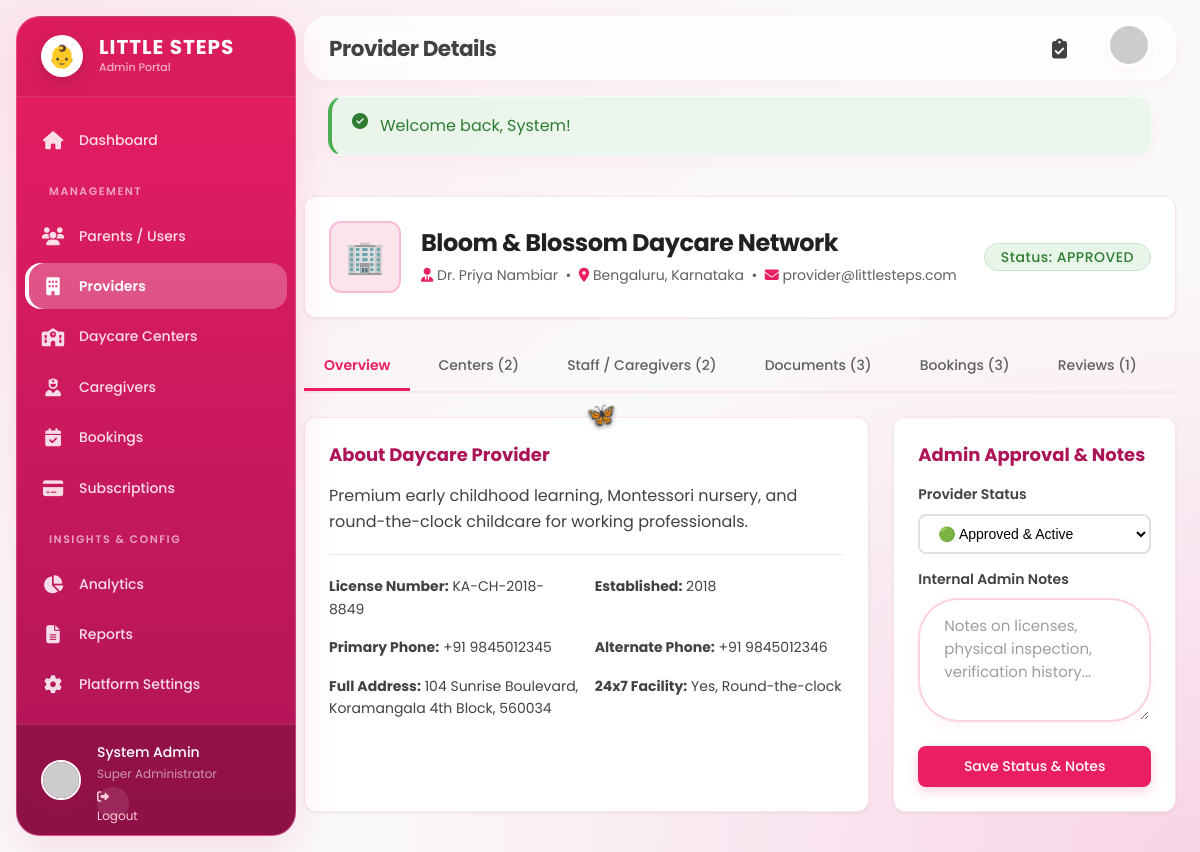
Page /admin/provider_view.php?id=1 (signed in) on the committed database.
### tables this page shows
CREATE TABLE `providers` (
  `id` bigint(20) UNSIGNED NOT NULL AUTO_INCREMENT,
  `business_name` varchar(100) NOT NULL,
  `owner_name` varchar(100) NOT NULL,
  `email` varchar(100) NOT NULL,
  `password` varchar(255) NOT NULL,
  `phone` varchar(20) NOT NULL,
  `alternate_phone` varchar(20) DEFAULT NULL,
  `address` text NOT NULL,
  `city` varchar(50) NOT NULL,
  `state` varchar(50) NOT NULL,
  `pincode` varchar(15) NOT NULL,
  `latitude` decimal(10,8) DEFAULT NULL,
  `longitude` decimal(11,8) DEFAULT NULL,
  `logo` varchar(255) DEFAULT NULL,
  `cover_image` varchar(255) DEFAULT NULL,
  `description` text DEFAULT NULL,
  `established_year` int(4) DEFAULT NULL,
  `license_number` varchar(50) DEFAULT NULL,
  `license_expiry` date DEFAULT NULL,
  `capacity_children` int(11) DEFAULT 0,
  `age_groups` json DEFAULT NULL,
  `operating_hours` varchar(255) DEFAULT NULL,
  `is_24x7` tinyint(1) NOT NULL DEFAULT 0,
  `pricing_hourly` decimal(10,2) DEFAULT NULL,
  `pricing_daily` decimal(10,2) DEFAULT NULL,
  `pricing_monthly` decimal(10,2) DEFAULT NULL,
  `facilities` json DEFAULT NULL,
  `safety_measures` json DEFAULT NULL,
  `certifications` json DEFAULT NULL,
  `rating` decimal(3,2) DEFAULT 0.00,
  `total_reviews` int(11) DEFAULT 0,
  `status` enum('pending','approved','rejected','suspended') NOT NULL DEFAULT 'pending',
  `is_active` tinyint(1) NOT NULL DEFAULT 1,
  `admin_notes` text DEFAULT NULL,
  `last_login` datetime DEFAULT NULL,
  `created_at` timestamp NOT NULL DEFAULT current_timestamp(),
  `updated_at` timestamp NOT NULL DEFAULT current_timestamp() ON UPDATE current_timestamp(),
  PRIMARY KEY (`id`),
  UNIQUE KEY `email` (`email`),
  KEY `status` (`status`),
  KEY `city` (`city`)
);

### admin/provider_view.php (the view, shortened to what this page needs)
<?php
require_once __DIR__ . '/../config/functions.php';
$providerId = isset($_GET['id']) ? (int)$_GET['id'] : 0;
$conn = getDBConnection();
$stmt = $conn->prepare("SELECT * FROM providers WHERE id = ?");
$stmt->bind_param("i", $providerId);
$stmt->execute();
$provider = $stmt->get_result()->fetch_assoc();
$cStmt = $conn->prepare("SELECT * FROM daycare_centers WHERE provider_id = ? ORDER BY created_at DESC");
$cStmt->bind_param("i", $providerId);
$cStmt->execute();
$centers = $cStmt->get_result()->fetch_all(MYSQLI_ASSOC);
$cgStmt = $conn->prepare("SELECT * FROM caregivers WHERE provider_id = ? ORDER BY created_at DESC");
$cgStmt->bind_param("i", $providerId);
$cgStmt->execute();
$caregivers = $cgStmt->get_result()->fetch_all(MYSQLI_ASSOC);
$dStmt = $conn->prepare("SELECT * FROM documents WHERE provider_id = ? ORDER BY created_at DESC");
$dStmt->bind_param("i", $providerId);
$dStmt->execute();
$documents = $dStmt->get_result()->fetch_all(MYSQLI_ASSOC);
$bStmt = $conn->prepare("
    SELECT b.*, u.first_name, u.last_name, c.name as center_name
    FROM bookings b
    JOIN daycare_centers c ON b.center_id = c.id
    JOIN users u ON b.user_id = u.id
    WHERE c.provider_id = ?
    ORDER BY b.created_at DESC LIMIT 10
");
$bStmt->bind_param("i", $providerId);
$bStmt->execute();
$bookings = $bStmt->get_result()->fetch_all(MYSQLI_ASSOC);
$rStmt = $conn->prepare("
    SELECT r.*, u.first_name, u.last_name, c.name as center_name
    FROM reviews r
    JOIN daycare_centers c ON r.center_id = c.id
    JOIN users u ON r.user_id = u.id
    WHERE c.provider_id = ?
    ORDER BY r.created_at DESC
");
$rStmt->bind_param("i", $providerId);
$rStmt->execute();
$reviews = $rStmt->get_result()->fetch_all(MYSQLI_ASSOC);
$activeTab = $_GET['tab'] ?? 'overview';
require_once __DIR__ . '/includes/header.php';
?>
<div class="detail-card" style="margin-bottom: 24px;">
    <div style="display: flex; align-items: center; justify-content: space-between; flex-wrap: wrap; gap: 16px;">
        <div style="display: flex; align-items: center; gap: 20px;">
            <div style="width: 72px; height: 72px; border-radius: 12px; background: var(--admin-light-pink); display: flex; align-items: center; justify-content: center; font-size: 32px; color: var(--admin-pink); border: 2px solid var(--admin-pastel-pink);">
                🏢
            </div>
            <div>
                <h2 style="margin: 0 0 6px 0; color: #212121; font-size: 24px;"><?= htmlspecialchars($provider['business_name']) ?></h2>
                <div style="color: #616161; font-size: 14px;">
                    <i class="fas fa-user-tie" style="color: var(--admin-pink);"></i> <?= htmlspecialchars($provider['owner_name']) ?> &nbsp;•&nbsp;
                    <i class="fas fa-map-marker-alt" style="color: var(--admin-pink);"></i> <?= htmlspecialchars($provider['city']) ?>, <?= htmlspecialchars($provider['state']) ?> &nbsp;•&nbsp;
                    <i class="fas fa-envelope" style="color: var(--admin-pink);"></i> <?= htmlspecialchars($provider['email']) ?>
                </div>
            </div>
        </div>
        <div style="display: flex; align-items: center; gap: 12px;">
            <span class="badge badge-<?= htmlspecialchars($provider['status']) ?>" style="font-size: 14px; padding: 6px 16px;">
                Status: <?= strtoupper(htmlspecialchars($provider['status'])) ?>
            </span>
        </div>
    </div>
</div>
<div class="admin-tabs">
    <a href="provider_view.php?id=<?= $providerId ?>&tab=overview" class="admin-tab <?= $activeTab === 'overview' ? 'active' : '' ?>">Overview</a>
    <a href="provider_view.php?id=<?= $providerId ?>&tab=centers" class="admin-tab <?= $activeTab === 'centers' ? 'active' : '' ?>">Centers (<?= count($centers) ?>)</a>
    <a href="provider_view.php?id=<?= $providerId ?>&tab=caregivers" class="admin-tab <?= $activeTab === 'caregivers' ? 'active' : '' ?>">Staff / Caregivers (<?= count($caregivers) ?>)</a>
    <a href="provider_view.php?id=<?= $providerId ?>&tab=documents" class="admin-tab <?= $activeTab === 'documents' ? 'active' : '' ?>">Documents (<?= count($documents) ?>)</a>
    <a href="provider_view.php?id=<?= $providerId ?>&tab=bookings" class="admin-tab <?= $activeTab === 'bookings' ? 'active' : '' ?>">Bookings (<?= count($bookings) ?>)</a>
    <a href="provider_view.php?id=<?= $providerId ?>&tab=reviews" class="admin-tab <?= $activeTab === 'reviews' ? 'active' : '' ?>">Reviews (<?= count($reviews) ?>)</a>
</div>
<?php if ($activeTab === 'overview'): ?>
    <div style="display: grid; grid-template-columns: 2fr 1fr; gap: 24px;">
        <div class="detail-card">
            <h3 style="margin: 0 0 16px 0; color: var(--admin-dark-pink); font-size: 18px;">About Daycare Provider</h3>
            <p style="line-height: 1.6; color: #424242;"><?= nl2br(htmlspecialchars($provider['description'] ?? 'No description provided.')) ?></p>
            <hr style="border: none; border-top: 1px solid var(--admin-light-pink); margin: 20px 0;">
            <div style="display: grid; grid-template-columns: 1fr 1fr; gap: 16px; font-size: 14px;">
                <div><strong>License Number:</strong> <?= htmlspecialchars($provider['license_number'] ?? 'Not provided') ?></div>
                <div><strong>Established:</strong> <?= htmlspecialchars($provider['established_year'] ?? 'N/A') ?></div>
                <div><strong>Primary Phone:</strong> <?= htmlspecialchars($provider['phone']) ?></div>
                <div><strong>Alternate Phone:</strong> <?= htmlspecialchars($provider['alternate_phone'] ?? 'None') ?></div>
                <div><strong>Full Address:</strong> <?= htmlspecialchars($provider['address']) ?>, <?= htmlspecialchars($provider['pincode']) ?></div>
                <div><strong>24x7 Facility:</strong> <?= $provider['is_24x7'] ? 'Yes, Round-the-clock' : 'Standard Daytime' ?></div>
            </div>
        </div>
        <div class="detail-card">
            <h3 style="margin: 0 0 16px 0; color: var(--admin-dark-pink); font-size: 18px;">Admin Approval & Notes</h3>
            <form method="POST">
                <div class="form-group" style="margin-bottom: 14px;">
                    <label class="form-label">Provider Status</label>
                    <select name="status" class="filter-input" style="width: 100%;">
                        <option value="approved" <?= $provider['status'] === 'approved' ? 'selected' : '' ?>>🟢 Approved & Active</option>
                    </select>
                </div>
                <div class="form-group" style="margin-bottom: 16px;">
                    <label class="form-label">Internal Admin Notes</label>
                    <textarea name="admin_notes" class="form-control" rows="4" placeholder="Notes on licenses, physical inspection, verification history..."><?= htmlspecialchars($provider['admin_notes'] ?? '') ?></textarea>
                </div>
                <button type="submit" class="btn btn-primary" style="width: 100%;">Save Status & Notes</button>
            </form>
        </div>
    </div>
<?php endif; ?>
<?php require_once __DIR__ . '/includes/footer.php'; ?>

### assets/css/style.css (style rules this page uses)
:root { --main-pink: #E91E63; --light-pink: #FCE4EC; --dark-pink: #AD1457; --accent-pink: #F50057; --pastel-pink: #F8BBD9; --baby-pink: #FFF0F5; --white: #FFFFFF; --off-white: #FAF9FA; --light-gray: #F5F5F5; --medium-gray: #9E9E9E; --dark-gray: #424242; --near-black: #212121; --success: #4CAF50; --warning: #FF9800; --danger: #F44336; --info: #2196F3; --success-bg: #E8F5E9; --warning-bg: #FFF3E0; --danger-bg: #FFEBEE; --info-bg: #E3F2FD; --glass-bg: rgba(255, 255, 255, 0.75); --glass-border: rgba(255, 255, 255, 0.6); --glass-blur: blur(12px); --font-primary: 'Poppins', -apple-system, BlinkMacSystemFont, 'Segoe UI', Roboto, 'Helvetica Neue', Arial, sans-serif; --space-xs: 4px; --space-sm: 8px; --space-md: 16px; --space-lg: 24px; --space-xl: 32px; --space-2xl: 48px; --space-3xl: 64px; --radius-sm: 12px; --radius-md: 16px; --radius-lg: 24px; --radius-xl: 32px; --radius-full: 9999px; --shadow-sm: 0 4px 15px rgba(233,30,99,0.05); --shadow-md: 0 8px 30px rgba(233,30,99,0.08); --shadow-lg: 0 16px 40px rgba(233,30,99,0.12); --shadow-xl: 0 24px 60px rgba(233,30,99,0.15); }
* { margin: 0; padding: 0; box-sizing: border-box; }
body { font-family: var(--font-primary); background-color: var(--off-white); background-image: radial-gradient(at 0% 0%, rgba(252, 228, 236, 0.8) 0px, transparent 50%), radial-gradient(at 100% 100%, rgba(248, 187, 217, 0.6) 0px, transparent 50%); background-attachment: fixed; color: var(--dark-gray); line-height: 1.6; font-size: 16px; }
h1, h2, h3, h4, h5, h6 { color: var(--near-black); font-weight: 700; }
h2 { font-size: 1.75rem; line-height: 1.3; margin-bottom: var(--space-md); letter-spacing: -0.5px; }
h3 { font-size: 1.35rem; line-height: 1.4; margin-bottom: var(--space-sm); }
p { margin-bottom: var(--space-md); }
a { color: var(--main-pink); text-decoration: none; transition: all 0.3s ease; }
.btn { display: inline-flex; align-items: center; justify-content: center; padding: 10px 24px; font-size: 14px; font-weight: 500; border-radius: 8px; cursor: pointer; transition: all 0.3s cubic-bezier(0.4, 0, 0.2, 1); border: none; font-family: inherit; gap: 10px; text-align: center; }
.btn-primary { background: var(--main-pink); color: var(--white); box-shadow: 0 4px 12px rgba(233, 30, 99, 0.2); }
.form-group { margin-bottom: var(--space-lg); }
.form-label { font-size: 14px; font-weight: 600; color: var(--dark-gray); margin-bottom: 8px; display: block; }
.form-control { width: 100%; padding: 14px 24px; font-size: 15px; font-family: inherit; border: 2px solid rgba(233, 30, 99, 0.2); border-radius: 40px; background: rgba(255, 255, 255, 0.7); backdrop-filter: blur(12px); color: var(--near-black); transition: all 0.3s ease; box-shadow: 0 4px 15px rgba(233, 30, 99, 0.05); }
.form-control::placeholder { color: #9E9E9E; }
textarea.form-control { min-height: 120px; resize: vertical; }
.badge { display: inline-flex; align-items: center; padding: 6px 14px; font-size: 12px; font-weight: 600; border-radius: var(--radius-full); line-height: 1; letter-spacing: 0.5px; }

### rows in the picture
providers: business_name "Bloom & Blossom Daycare Network", owner_name "Dr. Priya Nambiar", city "Bengaluru", state "Karnataka", email "provider@littlesteps.com", status "APPROVED", description "Premium early childhood learning, Montessori nursery, and round-the-clock childcare for working professionals.", license_number "KA-CH-2018-8849", established_year "2018", phone "+91 9845012345", alternate_phone "+91 9845012346", address "104 Sunrise Boulevard, Koramangala 4th Block", pincode "560034", status "🟢 Approved & Active"

### other values in the picture
$pageTitleHeader "Provider Details"
$flash['message'] "Welcome back, System!"
count($centers) "2"
count($caregivers) "2"
count($documents) "3"
count($bookings) "3"
count($reviews) "1"
